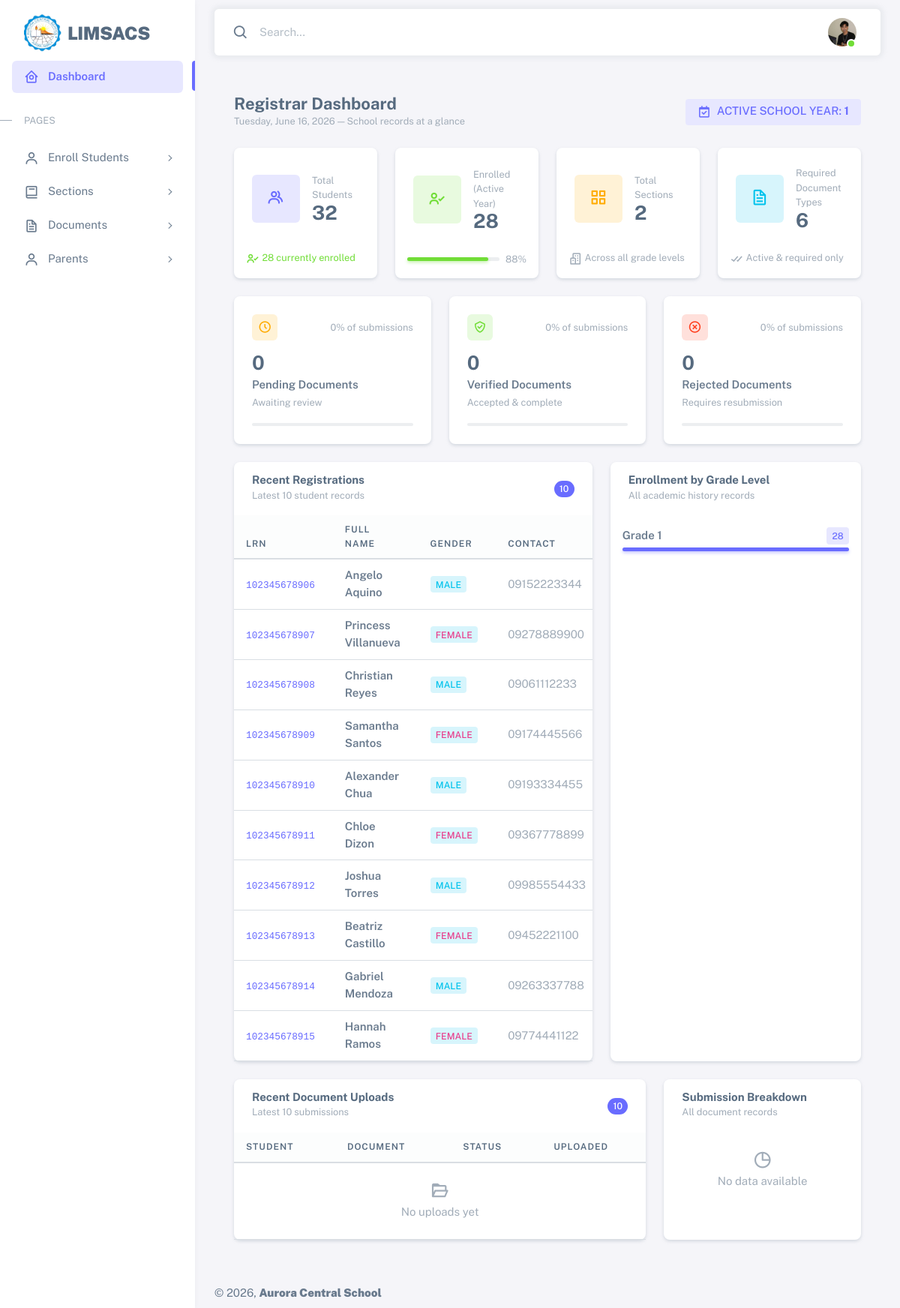
Before: /resources/views/registrar/home.php (signed in) with the older database file.
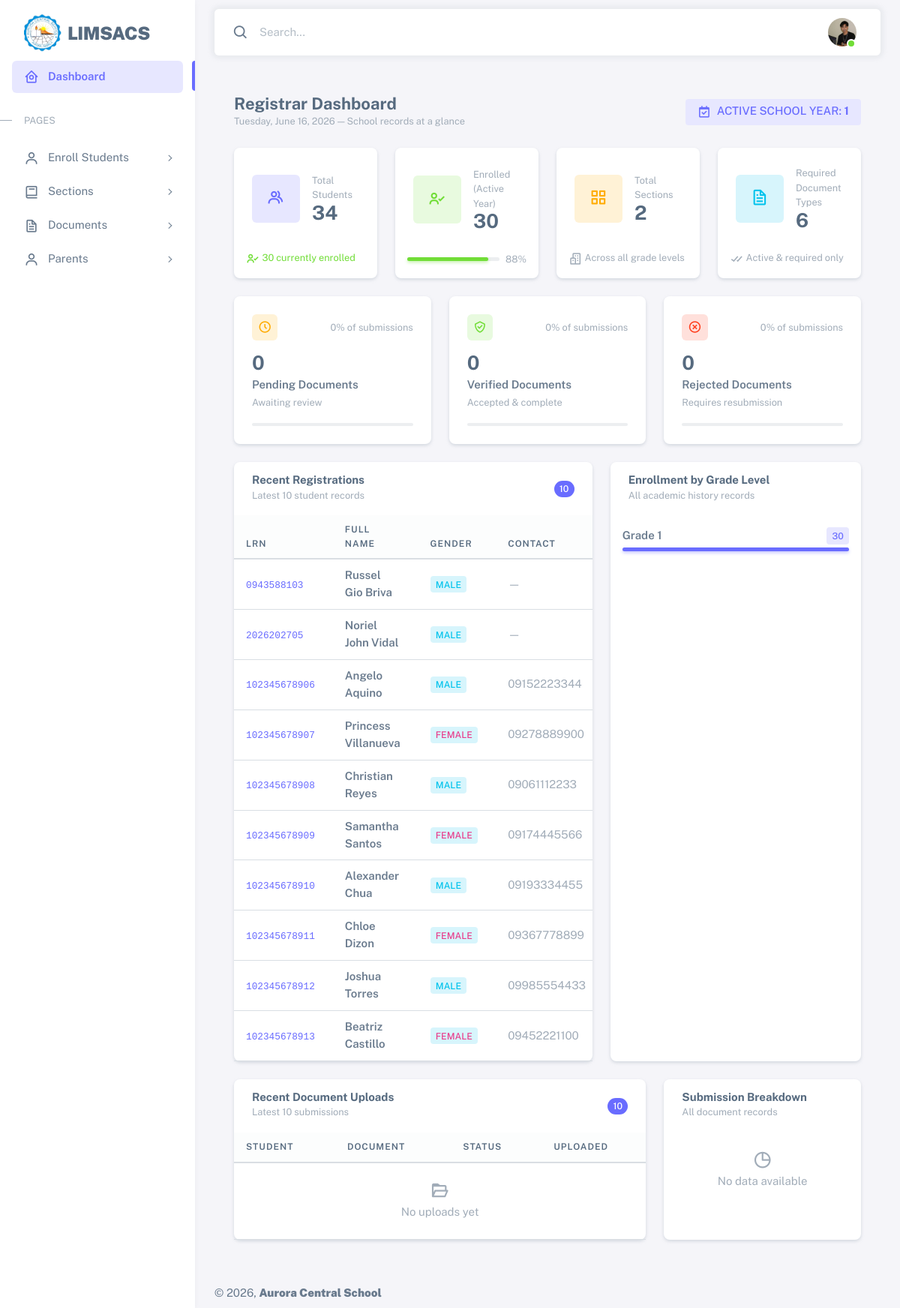
After: the same page with the newer database file.
### tables this page shows
CREATE TABLE `students` (
  `id` int(11) NOT NULL,
  `lrn` varchar(20) DEFAULT NULL,
  `first_name` varchar(100) DEFAULT NULL,
  `middle_name` varchar(100) DEFAULT NULL,
  `last_name` varchar(100) DEFAULT NULL,
  `suffix` varchar(20) DEFAULT NULL,
  `gender` enum('Male','Female') DEFAULT NULL,
  `birth_date` date DEFAULT NULL,
  `age` int(11) DEFAULT NULL,
  `place_of_birth` varchar(150) DEFAULT NULL,
  `nationality` varchar(100) DEFAULT NULL,
  `religion` varchar(100) DEFAULT NULL,
  `address` text DEFAULT NULL,
  `contact_number` varchar(20) DEFAULT NULL,
  `created_at` timestamp NOT NULL DEFAULT current_timestamp()
);

### app/controllers/registrar/DashboardController.php (called while the page is built)
<?php
require_once __DIR__ . '/../../../database/config/config.php';
require_once __DIR__ . '/../../models/registrar/DashboardModel.php';
class DashboardController
{
    private DashboardModel $dashboardModel;
    public function __construct($con)
    {
        $this->dashboardModel = new DashboardModel($con);
    }
    public function index(): array
    {
        return [
            'total_students'          => $this->dashboardModel->getTotalStudents(),
            'enrolled_students'       => $this->dashboardModel->getCurrentEnrolledStudents(),
            'total_sections'          => $this->dashboardModel->getTotalSections(),
            'active_school_years'     => $this->dashboardModel->getTotalActiveSchoolYears(),
            'required_documents'      => $this->dashboardModel->getTotalRequiredDocuments(),
            'pending_documents'       => $this->dashboardModel->getPendingDocumentsCount(),
            'verified_documents'      => $this->dashboardModel->getVerifiedDocumentsCount(),
            'rejected_documents'      => $this->dashboardModel->getRejectedDocumentsCount(),
            'recent_registrations'    => $this->dashboardModel->getRecentStudentRegistrations(),
            'recent_uploads'          => $this->dashboardModel->getRecentDocumentUploads(),
            'grade_level_summary'     => $this->dashboardModel->getGradeLevelSummary(),
            'document_status_summary' => $this->dashboardModel->getDocumentStatusSummary(),
        ];
    }
}
try {
    $controller = new DashboardController($con);
    $data       = $controller->index();
} catch (Throwable $dashboardException) {
    error_log('[DashboardController] ' . $dashboardException->getMessage()
        . ' in ' . $dashboardException->getFile()
        . ' on line ' . $dashboardException->getLine());
    $data = array_fill_keys([
        'total_students', 'enrolled_students', 'total_sections', 'active_school_years',
        'required_documents', 'pending_documents', 'verified_documents', 'rejected_documents',
        'recent_registrations', 'recent_uploads', 'grade_level_summary', 'document_status_summary',
    ], null);
    $data['error'] = 'Dashboard data could not be loaded. Please try again.';
}

### app/models/Model.php (called while the page is built, shortened)
<?php
    class Model{
        public function __construct($con){
            $this->con = $con;
        }
    }

### app/models/registrar/DashboardModel.php (called while the page is built, shortened)
<?php
require_once __DIR__ . '/../../models/Model.php';
class DashboardModel extends Model
{
    public function getTotalStudents(): int
    {
        $row = $this->con->query("SELECT COUNT(*) AS total FROM students")->fetch_assoc();
        return (int) ($row['total'] ?? 0);
    }
    public function getTotalSections(): int
    {
        $row = $this->con->query("SELECT COUNT(*) AS total FROM sections")->fetch_assoc();
        return (int) ($row['total'] ?? 0);
    }
    public function getTotalActiveSchoolYears(): int
    {
        $row = $this->con->query(
            "SELECT COUNT(*) AS total FROM school_year WHERE status = 'active'"
        )->fetch_assoc();
        return (int) ($row['total'] ?? 0);
    }
    public function getTotalRequiredDocuments(): int
    {
        $row = $this->con->query(
            "SELECT COUNT(*) AS total FROM document_types WHERE is_required = 1 AND is_active = 1"
        )->fetch_assoc();
        return (int) ($row['total'] ?? 0);
    }
    public function getPendingDocumentsCount(): int
    {
        $row = $this->con->query(
            "SELECT COUNT(*) AS total FROM student_documents WHERE status = 'Pending'"
        )->fetch_assoc();
        return (int) ($row['total'] ?? 0);
    }
    public function getVerifiedDocumentsCount(): int
    {
        $row = $this->con->query(
            "SELECT COUNT(*) AS total FROM student_documents WHERE status = 'Verified'"
        )->fetch_assoc();
        return (int) ($row['total'] ?? 0);
    }
    public function getRejectedDocumentsCount(): int
    {
        $row = $this->con->query(
            "SELECT COUNT(*) AS total FROM student_documents WHERE status = 'Rejected'"
        )->fetch_assoc();
        return (int) ($row['total'] ?? 0);
    }
    public function getCurrentEnrolledStudents(): int
    {
        $row = $this->con->query("
            SELECT COUNT(*) AS total
            FROM   academic_history ah
            INNER JOIN school_year sy ON sy.id = ah.school_year_id
            WHERE  sy.status            = 'active'
              AND  ah.enrollment_status = 'Enrolled'
        ")->fetch_assoc();
        return (int) ($row['total'] ?? 0);
    }
    public function getRecentStudentRegistrations(): array
    {
        $result = $this->con->query("
            SELECT lrn,
                   CONCAT(first_name, ' ', last_name) AS full_name,
                   gender,
                   contact_number,
                   created_at
            FROM   students
            ORDER  BY created_at DESC
            LIMIT  10
        ");
        return $result ? $result->fetch_all(MYSQLI_ASSOC) : [];
    }
    public function getRecentDocumentUploads(): array
    {
        $result = $this->con->query("
            SELECT CONCAT(s.first_name, ' ', s.last_name) AS student_name,
                   dt.document_name,
                   sd.status,
                   sd.uploaded_at
            FROM   student_documents sd
            INNER JOIN document_types dt ON dt.id = sd.document_type_id
            INNER JOIN students        s  ON s.id  = sd.student_id
            ORDER  BY sd.uploaded_at DESC
            LIMIT  10
        ");
        return $result ? $result->fetch_all(MYSQLI_ASSOC) : [];
    }
    public function getGradeLevelSummary(): array
    {
        $result = $this->con->query("
            SELECT grade_level,
                   COUNT(*) AS total_students
            FROM   academic_history
            GROUP  BY grade_level
            ORDER  BY grade_level ASC
        ");
        return $result ? $result->fetch_all(MYSQLI_ASSOC) : [];
    }
    public function getDocumentStatusSummary(): array
    {
        $result = $this->con->query("
            SELECT status,
                   COUNT(*) AS total
            FROM   student_documents
            GROUP  BY status
        ");
        return $result ? $result->fetch_all(MYSQLI_ASSOC) : [];
    }
}

### resources/views/registrar/home.php (the view, shortened to what the changed rows need)
<?php
require_once __DIR__ . '/../../../app/controllers/registrar/DashboardController.php';
$e   = fn($v) => htmlspecialchars((string) $v, ENT_QUOTES, 'UTF-8');
$int = fn($v) => number_format((int) $v);
?>
<!DOCTYPE html>
<html
  lang="en"
  class="light-style layout-menu-fixed"
  dir="ltr"
  data-theme="theme-default"
  data-assets-path="../../../public/assets/"
  data-template="vertical-menu-template-free"
>
<head>
    <link rel="stylesheet" href="../../../public/assets/vendor/fonts/boxicons.css" />
    <link rel="stylesheet" href="../../../public/assets/vendor/css/core.css" class="template-customizer-core-css" />
    <link rel="stylesheet" href="../../../public/assets/vendor/css/theme-default.css" class="template-customizer-theme-css" />
    <link rel="stylesheet" href="../../../public/assets/css/demo.css" />
    <link rel="stylesheet" href="../../../public/assets/vendor/libs/perfect-scrollbar/perfect-scrollbar.css" />
</head>
<body>
    <?php require_once __DIR__ . '/partials/sidebar.php'; ?>
    <?php require_once __DIR__ . '/partials/topbar.php'; ?>
    <div class="content-wrapper">
      <div class="container-xxl flex-grow-1 container-p-y">
        <div class="row g-4 mb-4">
          <div class="col-sm-6 col-xl-3">
            <div class="card h-100 border-0 shadow-sm">
              <div class="card-body d-flex align-items-center gap-3">
                <div>
                  <p class="text-muted small mb-0">Total Students</p>
                  <h3 class="mb-0 fw-bold"><?= $int($data['total_students'] ?? 0) ?></h3>
                </div>
              </div>
              <div class="card-footer bg-transparent border-top-0 pt-0 pb-3 px-3">
                <small class="text-success">
                  <i class="bx bx-user-check"></i>
                  <?= $int($data['enrolled_students'] ?? 0) ?> currently enrolled
                </small>
              </div>
            </div>
          </div>
          <div class="col-sm-6 col-xl-3">
            <div class="card h-100 border-0 shadow-sm">
              <div class="card-body d-flex align-items-center gap-3">
                <div>
                  <p class="text-muted small mb-0">Enrolled (Active Year)</p>
                  <h3 class="mb-0 fw-bold"><?= $int($data['enrolled_students'] ?? 0) ?></h3>
                </div>
              </div>
            </div>
          </div>
        </div>
        <div class="row g-4 mb-4">
          <?php
            $docMetrics = [
              [
                'key'   => 'pending_documents',
                'label' => 'Pending',
                'icon'  => 'bx-time-five',
                'color' => 'warning',
                'desc'  => 'Awaiting review',
              ],
              [
                'key'   => 'verified_documents',
                'label' => 'Verified',
                'icon'  => 'bx-check-shield',
                'color' => 'success',
                'desc'  => 'Accepted & complete',
              ],
              [
                'key'   => 'rejected_documents',
                'label' => 'Rejected',
                'icon'  => 'bx-x-circle',
                'color' => 'danger',
                'desc'  => 'Requires resubmission',
              ],
            ];
            $totalDocs = (int)($data['pending_documents'] ?? 0)
                      + (int)($data['verified_documents'] ?? 0)
                      + (int)($data['rejected_documents'] ?? 0);
          ?>
          <?php foreach ($docMetrics as $m): ?>
            <?php
              $count = (int)($data[$m['key']] ?? 0);
              $share = $totalDocs > 0 ? round($count / $totalDocs * 100) : 0;
            ?>
            <div class="col-sm-6 col-xl-4">
              <div class="card border-0 shadow-sm h-100">
                <div class="card-body">
                  <div class="d-flex align-items-center justify-content-between mb-3">
                    <span class="badge bg-label-<?= $m['color'] ?> p-2 rounded fs-6">
                      <i class="bx <?= $m['icon'] ?>"></i>
                    </span>
                    <span class="text-muted small"><?= $share ?>% of submissions</span>
                  </div>
                  <h3 class="mb-1 fw-bold"><?= $int($count) ?></h3>
                  <p class="mb-0 fw-semibold"><?= $m['label'] ?> Documents</p>
                  <small class="text-muted"><?= $m['desc'] ?></small>
                  <div class="progress mt-3" style="height:4px;">
                  </div>
                </div>
              </div>
            </div>
          <?php endforeach; ?>
        </div>
        <div class="row g-4 mb-4">
          <div class="col-12 col-xl-7">
            <div class="card border-0 shadow-sm h-100">
              <div class="table-responsive">
                <table class="table table-hover align-middle mb-0">
                  <thead class="table-light">
                    <tr>
                      <th class="ps-3">LRN</th>
                      <th>Full Name</th>
                      <th>Gender</th>
                      <th>Contact</th>
                    </tr>
                  </thead>
                  <tbody>
                    <?php if (!empty($data['recent_registrations'])): ?>
                      <?php foreach ($data['recent_registrations'] as $s): ?>
                        <tr>
                          <td class="ps-3">
                            <code class="text-primary"><?= $e($s['lrn']) ?></code>
                          </td>
                          <td class="fw-semibold"><?= $e($s['full_name']) ?></td>
                          <td>
                            <?php $g = strtolower($s['gender'] ?? ''); ?>
                            <span class="badge bg-label-<?= $g === 'male' ? 'info' : 'pink' ?>">
                              <?= $e($s['gender']) ?>
                            </span>
                          </td>
                          <td class="text-muted"><?= $e($s['contact_number'] ?: '—') ?></td>
                        </tr>
                      <?php endforeach; ?>
                    <?php endif; ?>
                  </tbody>
                </table>
              </div>
            </div>
          </div>
          <div class="col-12 col-xl-5">
            <div class="card border-0 shadow-sm h-100">
              <div class="card-body p-0">
                <?php if (!empty($data['grade_level_summary'])): ?>
                  <?php
                    $maxGrade = max(array_column($data['grade_level_summary'], 'total_students'));
                  ?>
                  <ul class="list-group list-group-flush">
                    <?php foreach ($data['grade_level_summary'] as $level): ?>
                      <?php $bar = $maxGrade > 0 ? round($level['total_students'] / $maxGrade * 100) : 0; ?>
                      <li class="list-group-item px-3 py-3">
                        <div class="d-flex justify-content-between mb-1">
                          <span class="fw-semibold"><?= $e($level['grade_level']) ?></span>
                          <span class="badge bg-label-primary"><?= $int($level['total_students']) ?></span>
                        </div>
                        <div class="progress" style="height:5px;">
                          <div class="progress-bar" style="width:<?= $bar ?>%"></div>
                        </div>
                      </li>
                    <?php endforeach; ?>
                  </ul>
                <?php endif; ?>
              </div>
            </div>
          </div>
        </div>
        <div class="row g-4">
          <div class="col-12 col-xl-8">
            <div class="card border-0 shadow-sm h-100">
              <div class="table-responsive">
                <table class="table table-hover align-middle mb-0">
                  <thead class="table-light">
                    <tr>
                      <th class="ps-3">Student</th>
                      <th>Document</th>
                      <th>Status</th>
                      <th class="pe-3">Uploaded</th>
                    </tr>
                  </thead>
                </table>
              </div>
            </div>
          </div>
        </div>
      </div>
    </div>
    <?php require_once __DIR__ . '/partials/footer.php'; ?>
</body>
</html>

Changed rows visible on the page:
no longer on this page (row unchanged): students: lrn "102345678914", full_name "Gabriel Mendoza", gender "MALE", contact_number "09263337788"
no longer on this page (row unchanged): students: lrn "102345678915", full_name "Hannah Ramos", gender "FEMALE", contact_number "09774441122"
added students: lrn "0943588103", full_name "Russel Gio Briva", gender "MALE", contact_number "—"
added students: lrn "2026202705", full_name "Noriel John Vidal", gender "MALE", contact_number "—"
Other visible differences:
$int($data['total_students'] ?? 0): "32" → "34"
$int($data['enrolled_students'] ?? 0): "28" → "30"
new list line: "Grade 1 30"
list line gone: "Grade 1 28"
